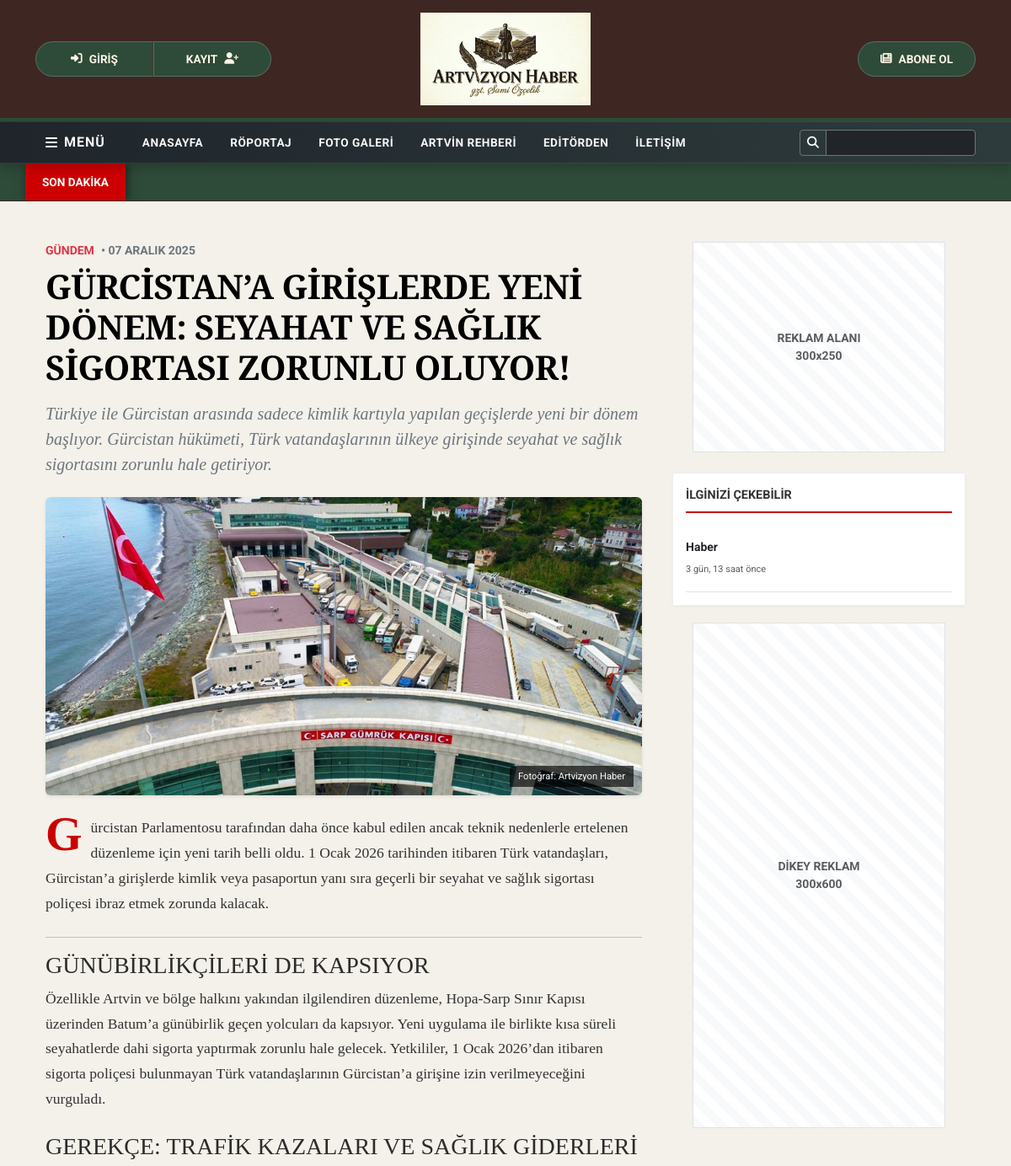
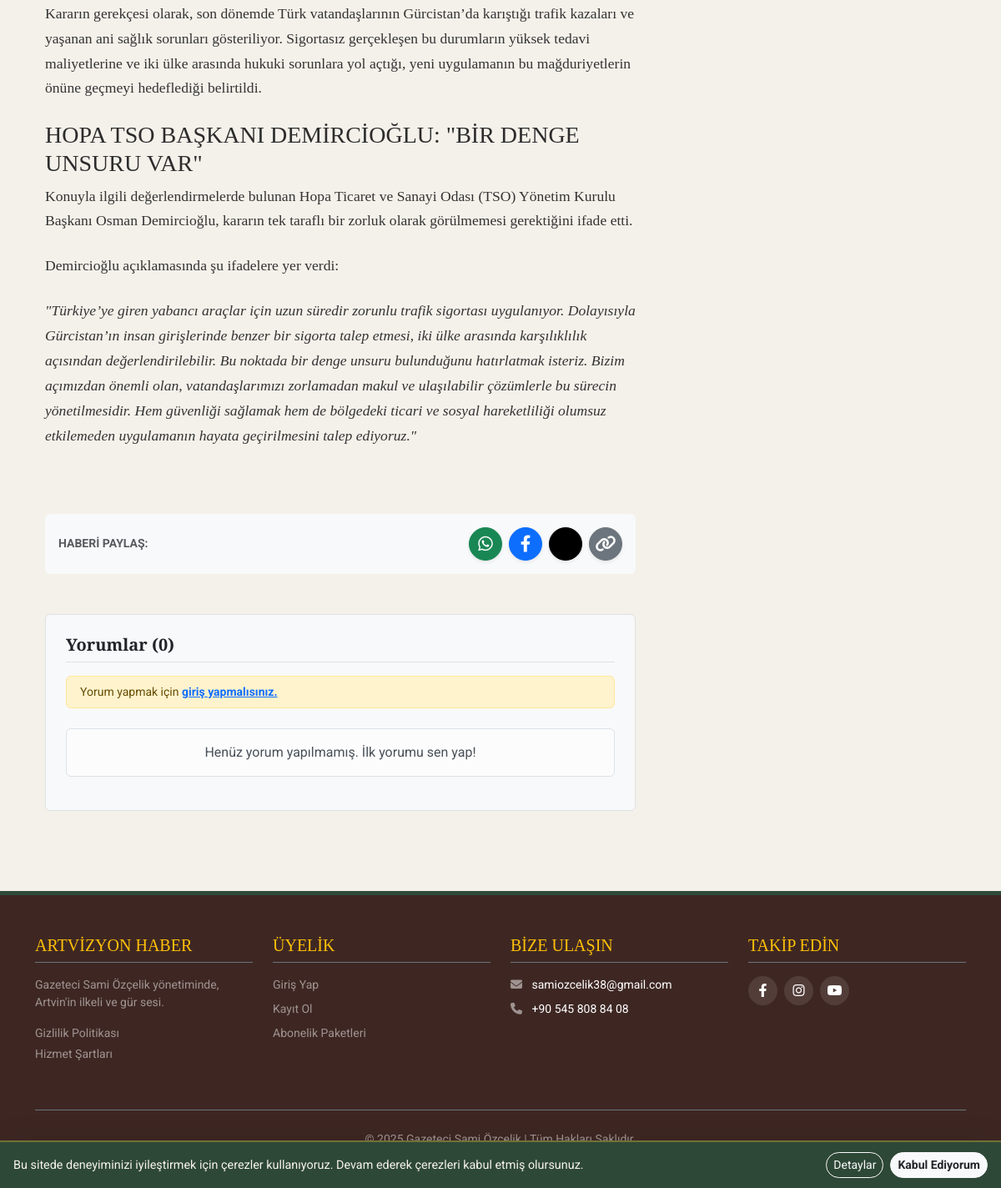
Page /haber/8/ on the earlier database version (2 pictures, top to bottom).
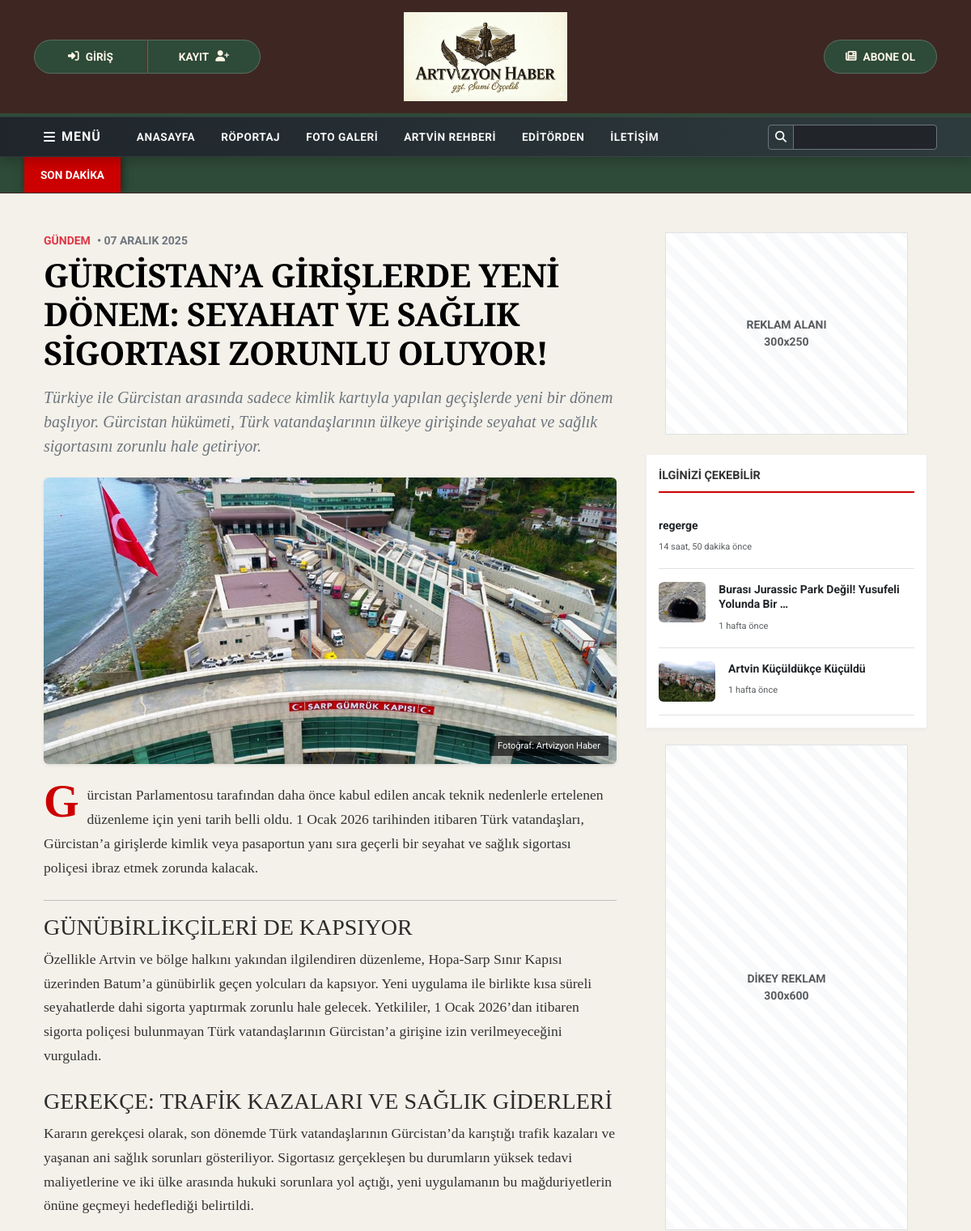
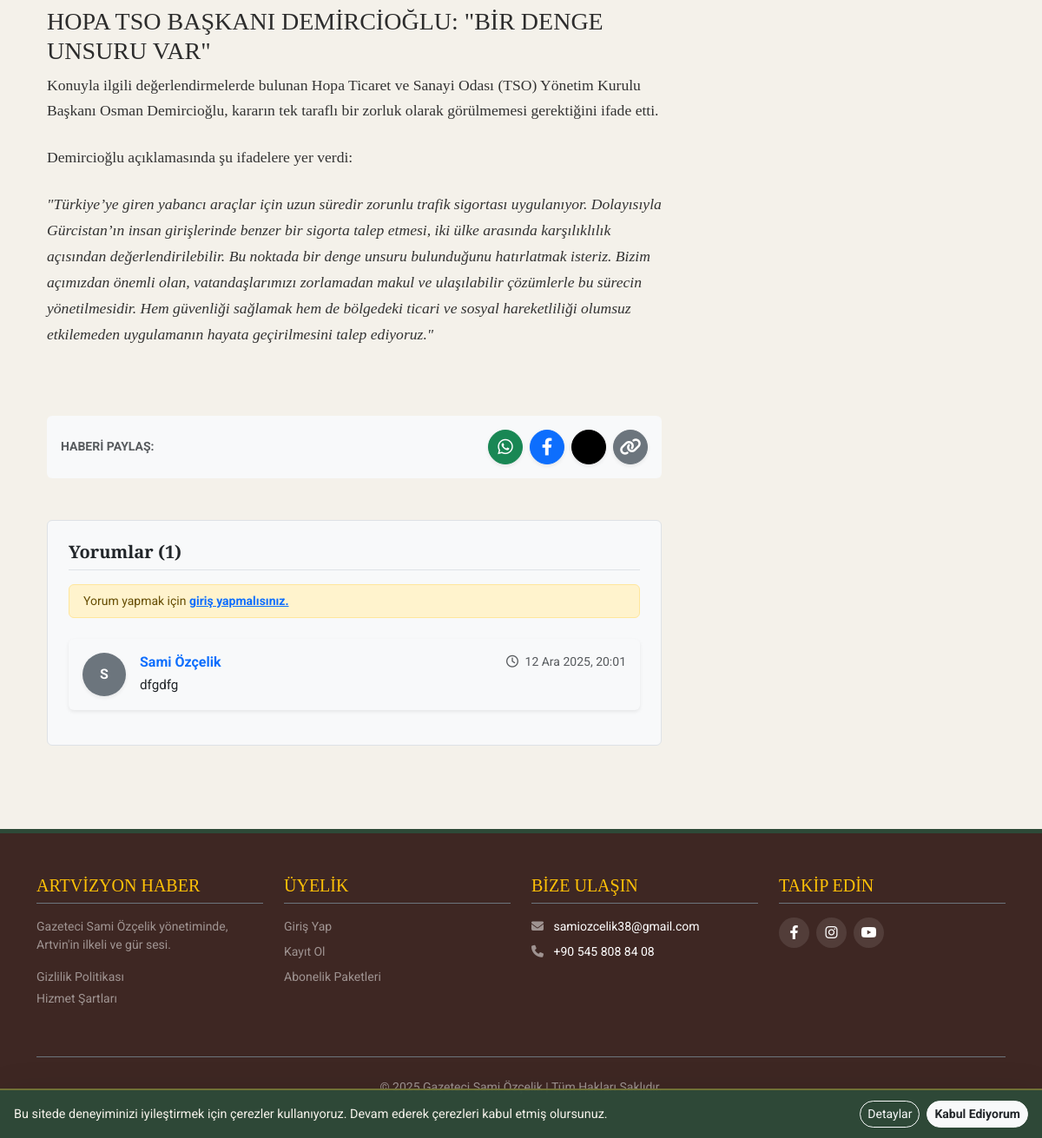
Same page on the later database version (2 pictures, top to bottom).
### haberler/models.py (models this page shows, shortened)
class FotoKaynakMixin(models.Model):
    foto_kaynak = models.CharField(
        max_length=150,
        verbose_name="Fotoğraf Kaynağı",
        blank=True,
        null=True,
        help_text="Örn: AA, Anadolu Ajansı, Artvizyon Arşiv. Zorunlu değildir."
    )
    class Meta:
        abstract = True # Bu sınıfı veritabanında tablo olarak oluşturma, sadece miras alınsın

class Haber(FotoKaynakMixin, models.Model): # <-- Buraya Mixin eklendi
    baslik = models.CharField(max_length=200, verbose_name="Haber Başlığı")
    ozet = models.TextField(verbose_name="Kısa Özet", blank=True)
    icerik = RichTextUploadingField(verbose_name="Haber İçeriği")
    resim = ProcessedImageField(
        upload_to='haber_resimleri/',
        processors=[ResizeToFit(800, 600)],
        format='JPEG',
        options={'quality': 60},
        verbose_name="Haber Resmi",
        blank=True
    )
    video_link = models.URLField(blank=True, null=True, verbose_name="Video Linki (YouTube)")
    roportaj_mi = models.BooleanField(default=False, verbose_name="Bu Bir Röportaj mı?")
    son_dakika = models.BooleanField(default=False, verbose_name="Son Dakika Haberi mi?")
    ulusal_mi = models.BooleanField(default=False, verbose_name="Ulusal Haber mi?")
    manset_mi = models.BooleanField(default=False, verbose_name="Manşette Göster")
    kategori = models.ForeignKey(Kategori, on_delete=models.CASCADE, verbose_name="Kategori")
    ilce = models.ForeignKey(Ilce, on_delete=models.SET_NULL, null=True, blank=True, verbose_name="İlçe (Varsa)")
    yayin_tarihi = models.DateTimeField(default=timezone.now, verbose_name="Yayınlanma Tarihi")
    aktif_mi = models.BooleanField(default=True, verbose_name="Yayında mı?")
    class Meta: verbose_name_plural = "Haberler"; ordering = ['-yayin_tarihi']
    @property
    def youtube_embed_url(self):
        return get_youtube_embed(self.video_link)

class Kategori(models.Model):
    isim = models.CharField(max_length=100, verbose_name="Kategori Adı")
    slug = models.SlugField(unique=True, verbose_name="Link Uzantısı", null=True, blank=True)
    class Meta: verbose_name_plural = "Kategoriler"

class Yorum(models.Model):
    haber = models.ForeignKey(Haber, on_delete=models.CASCADE, related_name='yorumlar', null=True, blank=True)
    kose_yazisi = models.ForeignKey(KoseYazisi, on_delete=models.CASCADE, related_name='yorumlar', null=True, blank=True)
    siir = models.ForeignKey(Siir, on_delete=models.CASCADE, related_name='yorumlar', null=True, blank=True)
    isim = models.CharField(max_length=80, verbose_name="Ad Soyad")
    email = models.EmailField(verbose_name="E-posta", blank=True)
    govde = models.TextField(verbose_name="Yorumunuz")
    olusturulma_tarihi = models.DateTimeField(auto_now_add=True)
    aktif = models.BooleanField(default=False, verbose_name="Yayınlansın mı?")
    class Meta:
        ordering = ['-olusturulma_tarihi']
        verbose_name_plural = "Yorumlar"

### haberler/views.py (the view)
# urls.py: path('haber/<int:pk>/', views.haber_detay, name='haber_detay'),
def haber_detay(request, pk):
    haber = get_object_or_404(Haber, pk=pk)
    haber.icerik = metin_ici_video_duzelt(haber.icerik)
    benzer_haberler = Haber.objects.filter(kategori=haber.kategori, aktif_mi=True).exclude(id=haber.id).order_by('-yayin_tarihi')[:5]
    if not benzer_haberler:
        benzer_haberler = Haber.objects.filter(aktif_mi=True).exclude(id=haber.id).order_by('-yayin_tarihi')[:5]
    onayli_yorumlar = yorumlara_rozet_ekle(haber.yorumlar.filter(aktif=True))
    if request.method == 'POST':
        if not request.user.is_authenticated: return redirect('login')
        form = YorumForm(request.POST)
        if form.is_valid():
            yorum = form.save(commit=False)
            yorum.haber = haber
            yorum.isim = f"{request.user.first_name} {request.user.last_name}" or request.user.username
            yorum.email = request.user.email
            yorum.save()
            messages.success(request, "Yorumunuz gönderildi.")
            return redirect('haber_detay', pk=pk)
    else: form = YorumForm()
    return render(request, 'detay.html', {'haber': haber, 'benzer_haberler': benzer_haberler, 'yorumlar': onayli_yorumlar, 'yorum_form': form})

### templates/detay.html (shortened to what this page needs)
{% extends 'base.html' %}
{% load static %}
{% load video_tags %}  {% block content %}
<div class="container mt-4">
    <div class="row">
        <div class="col-lg-8 pe-lg-4">
            <div class="d-flex align-items-center text-muted small mb-2 fw-bold text-uppercase">
                <span class="text-danger me-2">{{ haber.kategori.isim }}</span>
                <span class="text-secondary">&bull; {{ haber.yayin_tarihi|date:"d F Y" }}</span>
            </div>
            <h1 class="haber-baslik mb-3">{{ haber.baslik }}</h1>
            {% if haber.ozet %}
            <p class="lead fst-italic text-secondary mb-4" style="font-family: Georgia, serif;">
                {{ haber.ozet }}
            </p>
            {% endif %}
            {% if haber.resim %}
            <div class="mb-4 position-relative">
                <img src="{{ haber.resim.url }}" class="img-fluid rounded w-100 shadow-sm" alt="{{ haber.baslik }}">
                <div class="kaynak-etiketi">
                    Fotoğraf: {{ haber.foto_kaynak|default:"Artvizyon Haber" }}
                </div>
            </div>
            {% endif %}
            <article class="haber-icerik">
                {{ haber.icerik|youtube_gom|safe }}
            </article>
            <div class="card bg-light border-0 mb-5 mt-4">
                <div class="card-body d-flex align-items-center justify-content-between flex-wrap gap-2">
                    <span class="fw-bold text-muted small">HABERİ PAYLAŞ:</span>
                    <div class="d-flex gap-2">
                        <a href="https://api.whatsapp.com/send?text={{ request.build_absolute_uri }}" target="_blank"
                           class="btn btn-success btn-sm rounded-circle shadow-sm d-flex align-items-center justify-content-center"
                           style="width: 40px; height: 40px; padding: 0;">
                            <i class="fab fa-whatsapp fs-5"></i>
                        </a>
                        <a href="https://www.facebook.com/sharer/sharer.php?u={{ request.build_absolute_uri }}" target="_blank"
                           class="btn btn-primary btn-sm rounded-circle shadow-sm d-flex align-items-center justify-content-center"
                           style="width: 40px; height: 40px; padding: 0;">
                            <i class="fab fa-facebook-f fs-5"></i>
                        </a>
                        <a href="https://twitter.com/intent/tweet?url={{ request.build_absolute_uri }}" target="_blank"
                           class="btn btn-dark btn-sm rounded-circle shadow-sm d-flex align-items-center justify-content-center"
                           style="width: 40px; height: 40px; padding: 0; background-color: #000; border-color: #000;">
                        </a>
                        <button onclick="linkiKopyala()"
                                class="btn btn-secondary btn-sm rounded-circle shadow-sm d-flex align-items-center justify-content-center"
                                style="width: 40px; height: 40px; padding: 0;"
                                title="Linki Kopyala">
                            <i class="fas fa-link fs-5"></i>
                        </button>
                    </div>
                </div>
            </div>
            <div class="bg-light p-4 rounded border mb-5">
                <h5 class="fw-bold border-bottom pb-2 mb-3">Yorumlar ({{ yorumlar.count }})</h5>
                {% if user.is_authenticated %}
                <form method="post">
                    {% csrf_token %}
                    <textarea name="govde" class="form-control mb-2" rows="3" placeholder="Yorumunuzu yazın..." required></textarea>
                    <button type="submit" class="btn btn-dark btn-sm rounded-pill px-4">Gönder</button>
                </form>
                {% else %}
                <div class="alert alert-warning py-2 small">Yorum yapmak için <a href="{% url 'account_login' %}" class="fw-bold">giriş yapmalısınız.</a></div>
                {% endif %}
                <div class="mt-4">
                    {% for yorum in yorumlar %}
                    <div class="card mb-3 border-0 shadow-sm" style="background-color: #f8f9fa;">
                        <div class="card-body">
                            <div class="d-flex flex-start">
                                <div class="me-3">
                                    {% with yorum.isim|default:"Okur"|first as harf %}
                                    <div class="rounded-circle bg-secondary d-flex align-items-center justify-content-center text-white shadow-sm fw-bold"
                                         style="width: 50px; height: 50px;">
                                        {{ harf|upper }}
                                    </div>
                                    {% endwith %}
                                </div>
                                <div class="w-100">
                                    <div class="d-flex justify-content-between align-items-center mb-1">
                                        <h6 class="fw-bold text-primary mb-0">
                                            {{ yorum.isim|default:"Okur" }}
                                        </h6>
                                        <small class="text-muted">
                                            <i class="far fa-clock me-1"></i> {{ yorum.olusturulma_tarihi|date:"d M Y, H:i" }}
                                        </small>
                                    </div>
                                    <p class="mb-0 text-dark" style="font-size: 0.95rem; line-height: 1.6;">
                                        {{ yorum.govde }}
                                    </p>
                                </div>
                            </div>
                        </div>
                    </div>
                    {% empty %}
                        <div class="alert alert-light text-center border">
                            Henüz yorum yapılmamış. İlk yorumu sen yap!
                        </div>
                    {% endfor %}
                </div>
            </div>
        </div>
        <div class="col-lg-4">
            <div class="mb-4 text-center">
                <div class="bg-light border d-flex align-items-center justify-content-center mx-auto" style="width:300px; height:250px; background-image: repeating-linear-gradient(45deg, #f8f9fa 0, #f8f9fa 10px, #fff 10px, #fff 20px);">
                    <span class="text-muted small fw-bold">REKLAM ALANI<br>300x250</span>
                </div>
            </div>
            <div class="sidebar-widget">
                <div class="widget-baslik">İLGİNİZİ ÇEKEBİLİR</div>
                <div class="list-group list-group-flush">
                    {% for benzer in benzer_haberler %}
                    <a href="{% url 'haber_detay' benzer.pk %}" class="list-group-item list-group-item-action d-flex align-items-start px-0 py-3 border-bottom">
                        {% if benzer.resim %}
                        <img src="{{ benzer.resim.url }}" class="rounded me-3 object-fit-cover" style="width: 70px; height: 50px;" alt="Haber">
                        {% endif %}
                        <div>
                            <h6 class="mb-1 text-dark fw-bold small" style="line-height: 1.3;">{{ benzer.baslik|truncatechars:50 }}</h6>
                            <small class="text-muted" style="font-size: 11px;">{{ benzer.yayin_tarihi|timesince }} önce</small>
                        </div>
                    </a>
                    {% empty %}
                    <p class="small text-muted">Benzer haber bulunamadı.</p>
                    {% endfor %}
                </div>
            </div>
            <div class="text-center sticky-top" style="top: 20px;">
                <div class="bg-light border d-flex align-items-center justify-content-center mx-auto" style="width:300px; height:600px; background-image: repeating-linear-gradient(45deg, #f8f9fa 0, #f8f9fa 10px, #fff 10px, #fff 20px);">
                    <span class="text-muted small fw-bold">DİKEY REKLAM<br>300x600</span>
                </div>
            </div>
        </div>
    </div>
</div>
{% endblock %}

Differences in the rows shown:
removed Haber: baslik "Haber", yayin_tarihi "3 gün, 13 saat"
added Yorum: harf "S", isim "Sami Özçelik", olusturulma_tarihi "12 Ara 2025, 20:01", govde "dfgdfg"
added Haber: baslik "regerge", yayin_tarihi "14 saat, 50 dakika"
now on this page (row unchanged): Haber: resim (picture), baslik "Burası Jurassic Park Değil! Yusufeli Yolunda Bir …", yayin_tarihi "1 hafta"
now on this page (row unchanged): Haber: resim (picture), baslik "Artvin Küçüldükçe Küçüldü", yayin_tarihi "1 hafta"
Other differences:
{{ yorumlar.count }}: "0" → "1"
text no longer shown: "Henüz yorum yapılmamış. İlk yorumu sen yap!"
